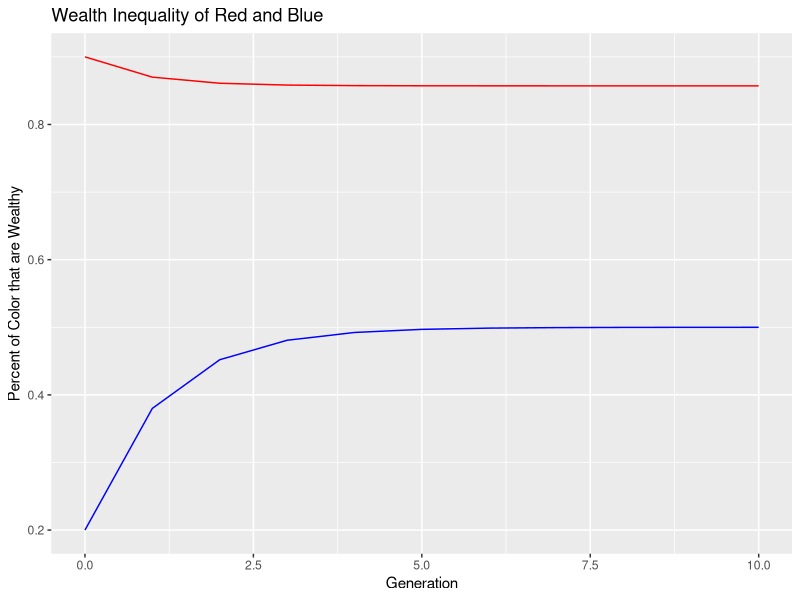

Source code (R):
library(ggplot2)


################################################################################
###  Section 1: Markov Simulation  #############################################
################################################################################

# n reds and 100 blues. 
# 2 levels of wealth, 0 and 1. 
# Reds startwith higher proportion of wealthy
# Wealth evolves randomly according to a Markov process


# INPUTS: ----------------------------------------------------------------------
n <- 10              # number of time periods

red_w_prob <- .9     # prob of red being wealthy in initial state. 
blue_w_prob <- .1    # prob of blue being wealthy in initial state. 

p_stay_r0 <- .6      # prob of red staying poor if poor
p_stay_r1 <- .9      # prob of red staying rich if rich

p_stay_b0 <- .8      # prob of blue staying poor if poor -- default setting is equal probs
p_stay_b1 <- .7      # prob of blue staying rich if rich -- default setting is equal probs


# Markov stochastic transition setup -------------------------------------------
# setting up initial red and blue states.
s0_red <- matrix(c(red_w_prob,1-red_w_prob))
s0_blue <- matrix(c(blue_w_prob,1-blue_w_prob))


#setting up transition matrices
P_red <- matrix(c(p_stay_r1, 1-p_stay_r1,1-p_stay_r0,p_stay_r0),2,2)
P_blue <- matrix(c(p_stay_b1, 1-p_stay_b1,1-p_stay_b0,p_stay_b0),2,2)

st_red <- s0_red
st_blue <- s0_blue

# Transitions ------------------------------------------------------------------

pr_wealthy <- matrix(0,n+1,3)
pr_wealthy[1,] <- c(0,red_w_prob,blue_w_prob)

for (t in 1:n) {
st_red <- P_red %*% st_red 
st_blue <- P_blue %*% st_blue

pr_wealthy[t+1,1] <- t
pr_wealthy[t+1,2] <- st_red[1]
pr_wealthy[t+1,3] <- st_blue[1]
}

pr_wealthy <- as.data.frame(pr_wealthy)
colnames(pr_wealthy) <- c("Generation", "wealthy_red_rate","wealthy_blue_rate")


################################################################################
###  Section 2: As a function and with visualization  ##########################
################################################################################
# input vectors have 7 elements, the inputs from section 1
# input_vector_fake <- c(n, red_w_prob, blue_w_prob, p_stay_r0, p_stay_r1, p_stay_b0, p_stay_b1)

rb_markov = function(input) {
  n <- input[1]
  red_w_prob <- input[2]
  blue_w_prob <- input[3]
  p_stay_r0 <- input[4]
  p_stay_r1 <- input[5]
  p_stay_b0 <- input[6]
  p_stay_b1 <- input[7]

  s0_red <- matrix(c(red_w_prob,1-red_w_prob))
  s0_blue <- matrix(c(blue_w_prob,1-blue_w_prob))

  P_red <- matrix(c(p_stay_r1, 1-p_stay_r1,1-p_stay_r0,p_stay_r0),2,2)
  P_blue <- matrix(c(p_stay_b1, 1-p_stay_b1,1-p_stay_b0,p_stay_b0),2,2)

  st_red <- s0_red
  st_blue <- s0_blue

  pr_wealthy <- matrix(0,n+1,3)
  pr_wealthy[1,] <- c(0,red_w_prob,blue_w_prob)

  for (t in 1:n) {
    st_red <- P_red %*% st_red 
    st_blue <- P_blue %*% st_blue
  
    pr_wealthy[t+1,1] <- t
    pr_wealthy[t+1,2] <- st_red[1]
    pr_wealthy[t+1,3] <- st_blue[1]
}

  pr_wealthy <- as.data.frame(pr_wealthy)
  colnames(pr_wealthy) <- c("Generation", "wealthy_red_rate","wealthy_blue_rate")

  return(pr_wealthy)
}



# input_vector_fake <- c(n, red_w_prob, blue_w_prob, p_stay_r0, p_stay_r1, p_stay_b0, p_stay_b1)
input_vector <- c(10,.9,.2,.4,.9,.7,.7)
pr_wealthy <- rb_markov(input_vector)

ggplot(pr_wealthy, aes(x = Generation)) +
  geom_line(aes(y = wealthy_red_rate), color = "red") +
  geom_line(aes(y = wealthy_blue_rate), color = "blue") +
  labs(title = "Wealth Inequality of Red and Blue",
       y = "Percent of Color that are Wealthy")


################################################################################
###  Section 3: Grid  ##########################################################
################################################################################

red_pop <- numeric(1100)
red_pop <- array(red_pop, dim = c(10,10,11))
blue_pop = red_pop
for (i in 1:length(blue_pop[1,1,])) {
  wr <- round(100*pr_wealthy[i,2],0)
  r10s <- (wr- wr%%10)/10
  rs <- wr%%10
  red_pop[,c(1:r10s),i] = 1
  if (rs > 0) red_pop[c(1:rs),r10s + 1,i] = 1
  
  wb <- round(100*pr_wealthy[i,3],0)
  b10s <- (wb- wb%%10)/10
  bs <- wb%%10
  blue_pop[,c(1:b10s),i] = 1
  if (bs > 0) blue_pop[c(1:bs),b10s + 1,i] = 1
  
  print(paste0(wb," ", b10s," ", bs))
}
